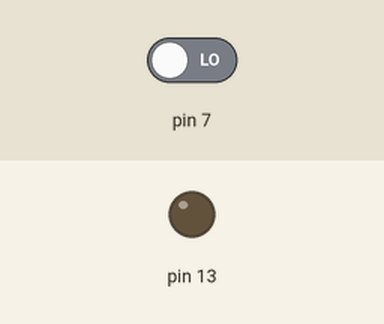
Simulated run of this sketch. Board: Arduino Uno, built with avr-gcc and run on an emulated ATmega328P. Parts: output pins drawn as LEDs (lit = HIGH). Inputs (shaded band) come from the test bench; at power-on: pin 7 LOW. What the sketch prints to the serial monitor is not drawn.

Above: at 1.2 s.
1.3 s: pin 7 driven HIGH
At 3.9 s:
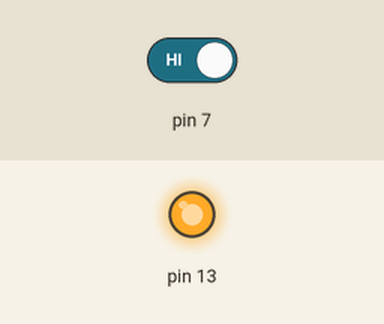
4.3 s: pin 7 driven LOW
At 5.1 s:
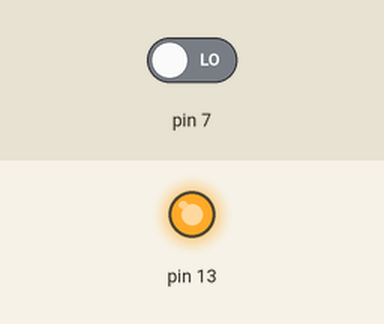
Timing chart, 0 to 7.3 s (numbered marks = the images above; inputs shaded):
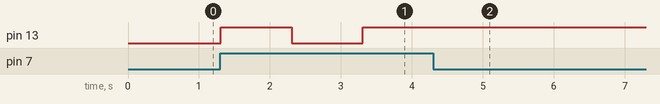

Measured:
- after the input at 1.3 s, pin 13: LOW → HIGH at once, → LOW 1.0 s later, → HIGH 1.0 s later
- after the input at 4.3 s, pin 13: stops changing and stays HIGH

The sketch:

microphone_switch.ino
```cpp
int status = 0;

void setup() {
  pinMode(7,INPUT);
  pinMode(13,OUTPUT);
  Serial.begin(9600);
}

void loop() {
  int read = digitalRead(7);
  Serial.println(read);
  int prev = status;
  if (read == HIGH) {
    if (status == 1) {
      status = 0;
    } else if (status == 0) {
      status = 1;
    }
  }
  if (prev != status) {
    updateLED();
  }
}

void updateLED() {
  if (status == 1) {
    digitalWrite(13,HIGH);
  } else if (status == 0) {
    digitalWrite(13, LOW);
  }
  delay(1000);
}
```
